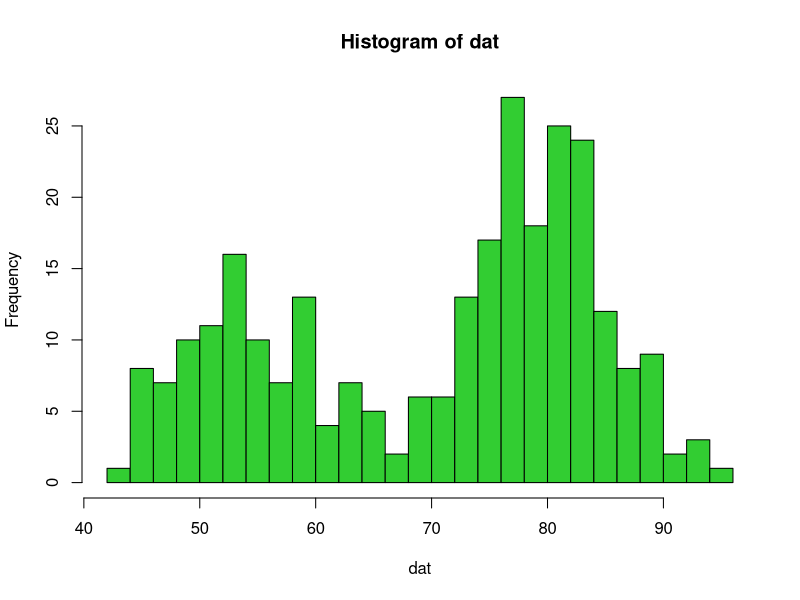
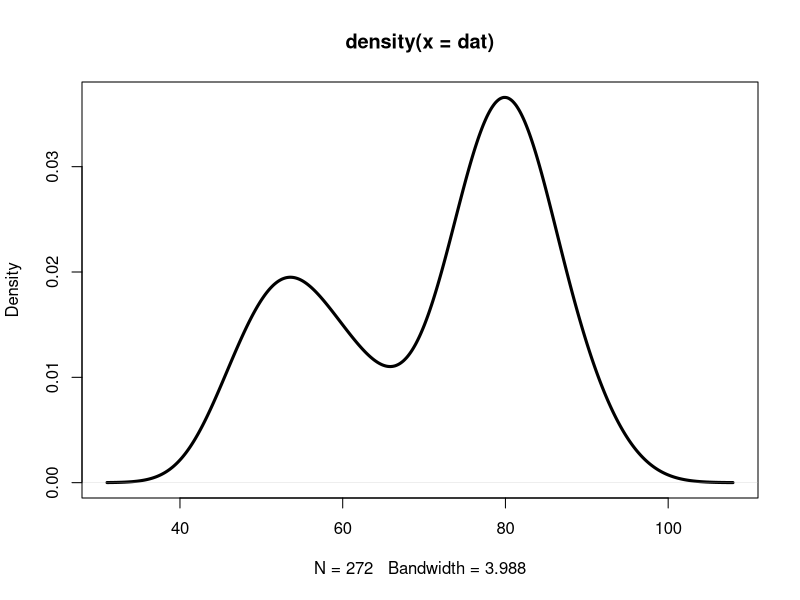
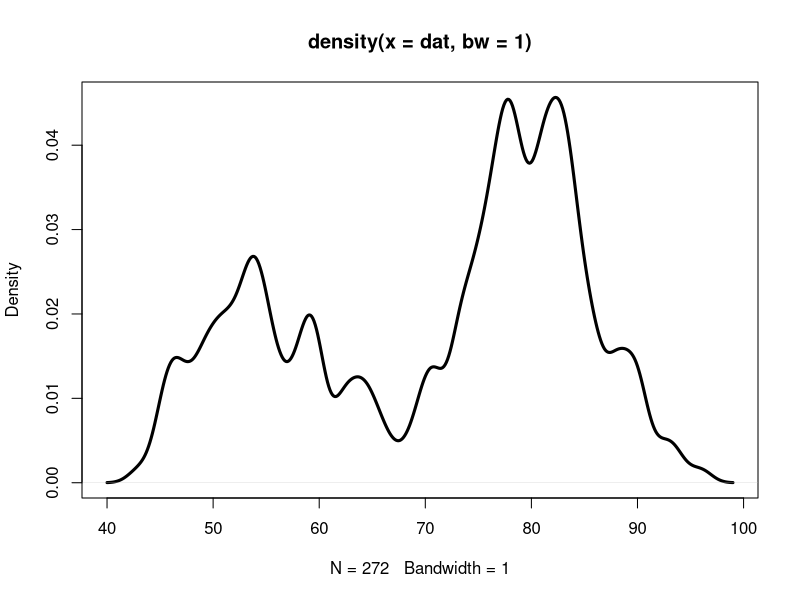
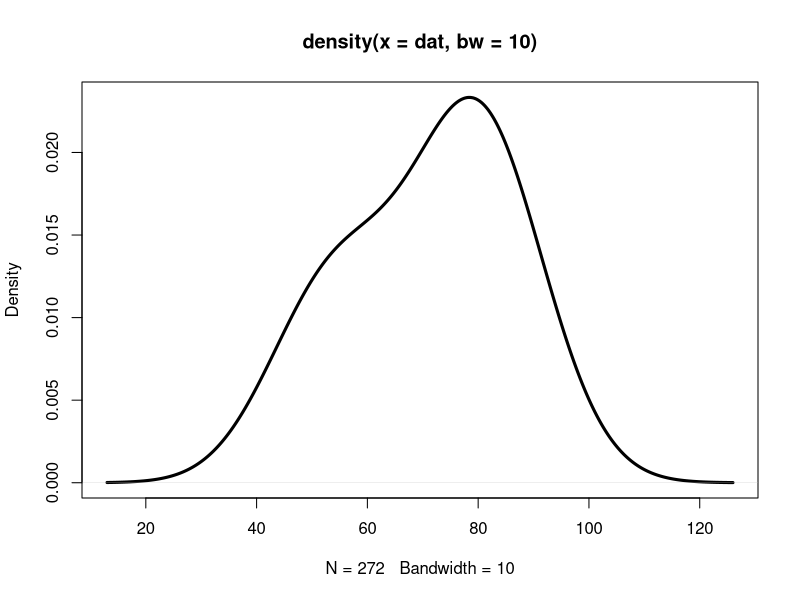
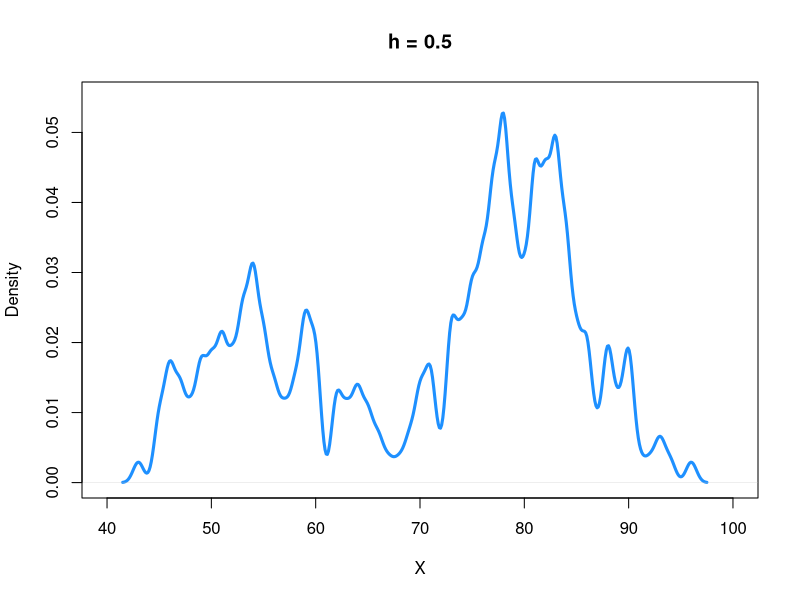
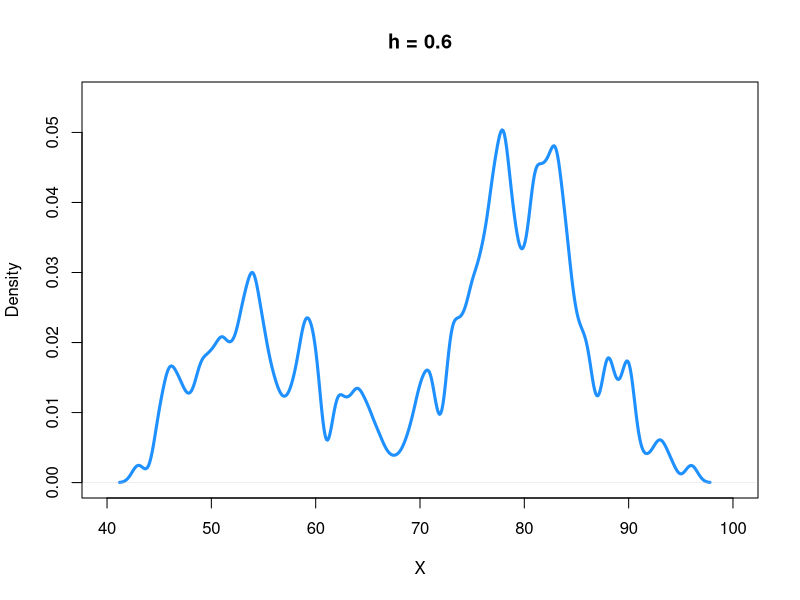
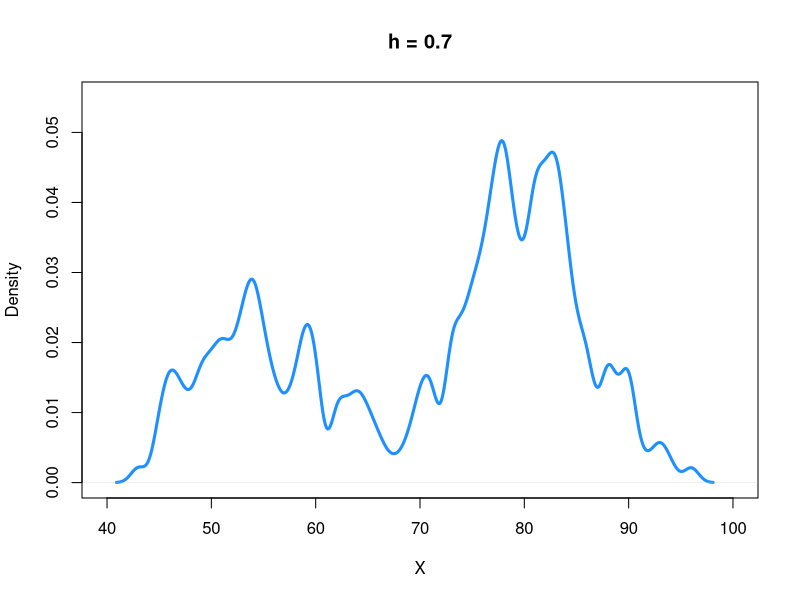
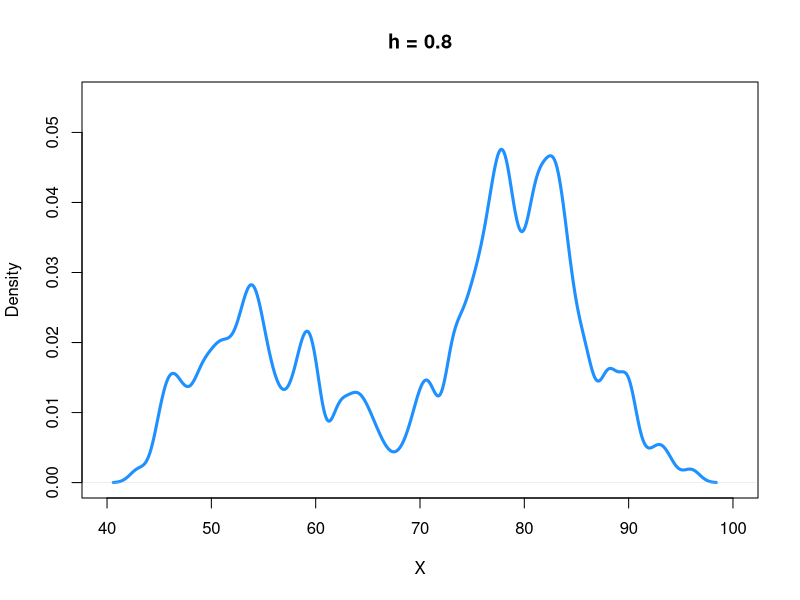

Source code (R) for these figures, in order: (Note: a time limit stopped this script after it produced the figures.)
## -------------------------------------------------------------
## Stat/Q Sci 403 Lab 8 | Spring 2018 | University of Washington
## -------------------------------------------------------------
###                           ###
### Part 1: KDE--introduction ###
###                           ###
dat = faithful$waiting
hist(dat, breaks=20, col="limegreen")

dat_kde = density(dat)
plot(dat_kde, lwd=3)

dat_kde
dat_kde$x
dat_kde$y
  # x: location of grid point where density being evaulated
  # y: the density value corresponds to the point 'x'


## adjust smoothing bandwidth
dat_kde = density(dat, bw=1)
plot(dat_kde, lwd=3)


dat_kde = density(dat, bw=10)
plot(dat_kde, lwd=3)


### How smoothing bandwidth affects the density estimate.
h_seq = c(seq(from=0.5, to=2, by=0.1), seq(from=2.5,to=7.0,by=0.5),
          seq(from=7.2, to=9, by=0.2))
h_seq
for(h0 in h_seq){
  plot(density(dat, bw=h0), lwd=3, ylim=c(0, 0.055), col="dodgerblue",
       main=paste("h =",h0), xlim=c(40,100), xlab="X")
  Sys.sleep(1)
}


## change the grid points
dat_kde = density(dat, from = 0, to=200, n=5000)
  # n: number of grid points
plot(dat_kde, lwd=3)


## different kernel
dat_kde = density(dat, kernel = "rectangular")
plot(dat_kde, lwd=3)

dat_kde = density(dat, kernel='epanechnikov')
plot(dat_kde, lwd=3)


## effect of kernel
dat_kde1 = density(dat)
dat_kde2 = density(dat, kernel = "rectangular")
dat_kde3 = density(dat, kernel='epanechnikov')

plot(dat_kde1, lwd=2, col="red")
lines(dat_kde2, lwd=2, col="black")
lines(dat_kde3, lwd=2, col="blue")
legend("topleft",c("Gaussian","Rectangular","Epanechnikov"),
       lwd=6, col=c("red","black","blue"))


## bootstrap estimate
h0 = 4
dat_kde = density(dat, from = 20, to=120, n=5000, bw=h0)
n = length(dat)

w = sample(n,n,replace=T)
dat_BT = dat[w]
dat_kde_BT = density(dat_BT, from = 20, to=120, n=5000, bw=h0)
  # need to specify the same grid points and bandwidth

plot(dat_kde, lwd=3, ylim=c(0, 0.04))
lines(dat_kde_BT, lwd=3, col="red")


for(i in 1:100){
  w = sample(n,n,replace=T)
  dat_BT = dat[w]
  dat_kde_BT = density(dat_BT, from = 20, to=120, n=5000, bw=h0)
  
  plot(dat_kde, lwd=3, ylim=c(0, 0.04))
  lines(dat_kde_BT, lwd=3, col="red")
  
  Sys.sleep(1)
}

#### Exercise 1:
#### We use the 'iris' dataset and focus on the variable 'Petal.Width'.
#### (1) Use the smoothing bandwidth h=0.2, show the KDE along with a
####     density histogram.

#### (2) Use h=0.2, change the smoothing kernel to 'triangular' and 
####     'rectangular'. Show the estimated density curves and compare to
####     the histogram

#### (3) In a single plot, show the density curves estimated by KDE with
####     h = 0.1, 0.2, 0.5. 



###                        ###
### Part 2: KDE: Bootstrap ###
###                        ###
## bootstrap variance estimate
h0 = 4
dat_kde = density(dat, from = 20, to=120, n=1000, bw=h0)
n = length(dat)


B = 10000
gr_y = matrix(NA, nrow=B, ncol=length(dat_kde$x))
for(i in 1:B){
  w = sample(n,n,replace=T)
  dat_BT = dat[w]
  dat_kde_BT = density(dat_BT, from = 20, to=120, n=1000, bw=h0)
  
  gr_y[i,] = dat_kde_BT$y
}

head(gr_y)
gr_y_var = diag(var(gr_y))
gr_y_sd = sqrt(gr_y_var)


plot(x=dat_kde$x,y=gr_y_sd, type="l", lwd=3)
  # standard error at each location

plot(dat_kde, lwd=3, col="dodgerblue")
lines(x=dat_kde$x,y=gr_y_sd, lwd=3, col="brown")
legend("topleft",c("KDE","sd of KDE"), lwd=6, col=c("dodgerblue","brown"))


## CI of the KDE -- dashed line
plot(dat_kde, lwd=3, col="blue", ylim=c(0,0.04),
     main="90% CI of the KDE using bootstrap SD")
lines(x=dat_kde$x,y=dat_kde$y+qnorm(0.95)*gr_y_sd, lwd=3, col="dodgerblue",
      lty=2)
lines(x=dat_kde$x,y=dat_kde$y-qnorm(0.95)*gr_y_sd, lwd=3, col="dodgerblue",
      lty=2)

## CI of the KDE -- "band"
plot(dat_kde, lwd=3, col="blue", ylim=c(0,0.04),
     main="90% CI of the KDE using bootstrap SD")
polygon(x=c(dat_kde$x, rev(dat_kde$x)),
        y=c(dat_kde$y+qnorm(0.95)*gr_y_sd, rev(dat_kde$y-qnorm(0.95)*gr_y_sd)),
        col='skyblue', border = 'skyblue')
lines(dat_kde,  lwd=3, col="blue")



## quantile approach and the use of sapply
q95_loop = rep(NA,1000)
q05_loop = rep(NA,1000)
for(i in 1:1000){
  q95_loop[i] = quantile(gr_y[,i], 0.95)
  q05_loop[i] = quantile(gr_y[,i], 0.05)
}

## sapply: a faster way to do a loop
help(sapply)

sapply(1:10, exp)

sapply(1:10, function(x){dnorm(1,mean=0,sd=x)})
  
q95 = sapply(1:1000, function(x){quantile(gr_y[,x], 0.95)})
  # apply to each grid point
q05 = sapply(1:1000, function(x){quantile(gr_y[,x], 0.05)})


# CI of the KDE -- dashed line
plot(dat_kde, lwd=3, col="purple", ylim=c(0,0.04),
     main="90% CI of the KDE using bootstrap SD")
lines(x=dat_kde$x,y=q95, lwd=3, col="violet",
      lty=2)
lines(x=dat_kde$x,y=q05, lwd=3, col="violet",
      lty=2)


# CI of the KDE -- "band"
plot(dat_kde, lwd=3, col="purple", ylim=c(0,0.04),
     main="90% CI of the KDE using bootstrap SD")
polygon(x=c(dat_kde$x, rev(dat_kde$x)),
        y=c(q95, rev(q05)),
        col='violet', border = 'violet')
lines(dat_kde,  lwd=3, col="purple")


#### Exercise 2:
#### Again, we will use the 'iris' dataset and variable 'Petal.Width'.
#### (1) Use the KDE with h=0.2 and find a 90% CI of the density curve.
####     Plot the estimated density curve along with the CI.

#### (2) Use the KDE with h=0.1 and find a 90% CI of the density curve.
####     Plot the estimated density curve along with the CI.


#### (3) Use the KDE with h=0.5 and find a 90% CI of the density curve.
####     Plot the estimated density curve along with the CI.


#### (4) Compared the previous three plots, which smoothing bandwidth leads to
####     a shortest CI on average? 



###                          ###
### Part 3: KDE--Uncertainty ###
###                          ###
### analyze the bias and variance
n = 1000
h0 = 0.2

rmultinom(1, 100, prob=c(0.3,0.3,0.4))
U = rmultinom(1, n, prob=c(0.3,0.3,0.4))
U

mu1 = 0
mu2 = 4
mu3 = 8
sd1 = sd2 = 1
sd3 = 1
dat1 = c(rnorm(U[1], mean=mu1,sd=sd1), rnorm(U[2], mean=mu2,sd=sd2),
         rnorm(U[3],mean=mu3,sd=sd3))

dat1
hist(dat1, breaks=30, probability = T, col="palegreen")


### KDE
dat1_kde = density(dat1, from=-5, to=15, n=1000,bw=h0)

true_density = 0.3*dnorm(dat1_kde$x,mean=mu1,sd=sd1)+
  0.3*dnorm(dat1_kde$x,mean=mu2,sd=sd2)+
  0.4*dnorm(dat1_kde$x,mean=mu3,sd=sd3)

plot(x=dat1_kde$x, y=true_density, ylim=c(0,0.35), type="l",
     lwd=3, col="blue")
lines(dat1_kde, lwd=3, col="red")
legend("topleft",c("KDE","True"),lwd=6, col=c("blue","red"))

### a realization of difference
diff = dat1_kde$y- true_density

plot(x=dat1_kde$x,diff, type="l", lwd=3, col="purple",
     ylim=c(-0.05,0.05))
abline(h=0, lwd=3, col="gray")



### Monte Carlo Estimation of the errors
N = 10000
dat1_kdey_MC = matrix(NA, nrow=N, ncol=1000)
for(i in 1:N){
  U = rmultinom(1, n, prob=c(0.30,0.30,0.4))
  dat1_MC = c(rnorm(U[1], mean=mu1,sd=sd1), rnorm(U[2], mean=mu2,sd=sd2),
              rnorm(U[3], mean=mu3,sd=sd3))
  dat1_kde_MC = density(dat1_MC, from=-5, to=15, n=1000,bw =h0)
  dat1_kdey_MC[i,] = dat1_kde_MC$y
}

dat1_kdey_var = sapply(1:1000, function(x){var(dat1_kdey_MC[,x])})
dat1_kdey_mse = colSums((t(t(dat1_kdey_MC)- true_density))^2)/N


plot(x=dat1_kde$x, y=true_density, ylim=c(0,0.35), type="l",
     lwd=3, col="blue")
lines(x=dat1_kde$x, y=sqrt(dat1_kdey_var), col="red")
lines(x=dat1_kde$x, y=sqrt(dat1_kdey_mse), col="black")


sum(dat1_kdey_var)
  # ~ integrated variance (without scaling)
sum(dat1_kdey_mse)
  # ~ MISE (without scaling)

## scaling:
sum(dat1_kdey_var)*(dat1_kde$x[2]-dat1_kde$x[1])
sum(dat1_kdey_mse)*(dat1_kde$x[2]-dat1_kde$x[1])


### What happen if we choose different h?
### Now we perform a "simulation study" to understand it.
### This is a very common approach in practice to analyze the performance
### of a certain estimator.
h0_seq = seq(from=0.1,to=0.5, by=0.05)
  # consider several possible smoothing bandwidth
N = 10000
  # size of monte carlo simulation

var_seq = rep(NA, length(h0_seq))
mise_seq = rep(NA, length(h0_seq))
for(i_MC in 1:length(h0_seq)){
  h0 = h0_seq[i_MC]
    # choose the smoothing parameter
  dat1_kdey_MC = matrix(NA, nrow=N, ncol=1000)
  for(i in 1:N){
    U = rmultinom(1, n, prob=c(0.3,0.3,0.4))
    dat1_MC = c(rnorm(U[1], mean=mu1,sd=sd1), rnorm(U[2], mean=mu2,sd=sd2),
                rnorm(U[3], mean=mu3,sd=sd3))
    dat1_kde_MC = density(dat1_MC, from=-5, to=15, n=1000,bw =h0)
    dat1_kdey_MC[i,] = dat1_kde_MC$y
  }
  dat1_kdey_var = sapply(1:1000, function(x){var(dat1_kdey_MC[,x])})
  dat1_kdey_mse = colSums((t(t(dat1_kdey_MC)- true_density))^2)/N
  
  var_seq[i_MC] = sum(dat1_kdey_var)
  mise_seq[i_MC] = sum(dat1_kdey_mse)
  print(i_MC)
  # print out each iteration
}

plot(x= h0_seq, y= mise_seq, type="l", ylim=c(0,0.2),lwd=3,
     ylab="errors", xlab="smoothing bandwidth", col="brown")
lines(x= h0_seq, y= var_seq, lwd=3, col="limegreen")
legend("bottomleft", c("MISE","Integrated VAR"), lwd=6,
       col=c("brown","limegreen"))


#### Exercise 3:
#### Perform a simulation study to analyze the MISE and integrated variance
#### of the KDE using a data generated from a Gaussian mixture model:
#### 0.35*N(0,1) + 0.65*N(4,1).
#### Namely, with a probability of 0.35, one data point is generated from
#### N(0,1) and with a probability of 0.65 this data point is genereated from
#### N(4,1). 
#### Assume the sample size n=1000. 
#### (1) First simulate a random sample from the above Gaussian mixture model.


#### (2) Apply the KDE with smoothing bandwith 0.3. Plot the KDE and the
####     true density curve from the Gaussian mixture model.

#### (3) Use Monte Carlo simulation N=10000 times to compute the MISE.

#### (4) Change the smoothing bandwidth a bit to analyze how the MISE
####     changes with respect to the smoothing bandwidth.
####     For simplicity, we consider the smoothing bandwidth withi [0.1,0.5].
####     Show the error versus smoothing bandwidth plot.
####     About what value will the smoothing bandwidth minimized the errors?

###                ###
### Part 4: 2D KDE ###
###                ###
library(KernSmooth)
data1 = cbind(iris$Sepal.Length, iris$Petal.Length)

plot(data1)

iris_kde <- bkde2D(data1, bandwidth = 0.25,
                   gridsize = c(51,51),
                   range.x=list(c(4,8),c(1,7)))
  # bandwidth: smoothing bandwidth
  # gridsize: grid size on both x,y-axis
  # range.x: a list consists of the range of x and y

contour(x=iris_kde$x1,y=iris_kde$x2,
        z=iris_kde$fhat, lwd=3, 
        main="Density Contour (Iris Data)",
        xlab="Sepal.Length", ylab="Petal.Length")

contour(x=iris_kde$x1,y=iris_kde$x2,
        z=iris_kde$fhat, lwd=3, 
        main="Density Contour (Iris Data)",
        xlab="Sepal.Length", ylab="Petal.Length",
        nlevels=20, col=c("blue"))
points(data1, col="red",pch=20)


### perspective plot
persp(x=iris_kde$x1,y=iris_kde$x2,
      z=iris_kde$fhat, col="palegreen",
      xlab="Sepal.Length", ylab="Petal.Length",
      zlab="Density", theta=150, phi=30)
  # theta: rotational angle
  # phi: vertical angle

for(w in (1:36)*10){
  persp(x=iris_kde$x1,y=iris_kde$x2,
        z=iris_kde$fhat, col="palegreen",
        xlab="Sepal.Length", ylab="Petal.Length",
        zlab="Density", theta=w, phi=40)
  Sys.sleep(0.1)
}

## a non-stopping animation
x0 = 1 
w = 10
while(x0<2){
  persp(x=iris_kde$x1,y=iris_kde$x2,
        z=iris_kde$fhat, col="palegreen",
        xlab="Sepal.Length", ylab="Petal.Length",
        zlab="Density", theta=w, phi=40)
  w= w+5
  Sys.sleep(0.1)
}

for(w in c((0:9)*10, (9:0)*10)){
  persp(x=iris_kde$x1,y=iris_kde$x2,
        z=iris_kde$fhat, col="skyblue",
        xlab="Sepal.Length", ylab="Petal.Length",
        zlab="Density", theta=10, phi=w)
  Sys.sleep(1)
}


### using the image function
image(x=iris_kde$x1,y=iris_kde$x2,
      z=iris_kde$fhat, xlab="Sepal.Length", 
      ylab="Petal.Length", main="Density (Heat Map)")
points(data1, pch=20)

## change the color using Palette
colP = colorRampPalette(c("white","dodgerblue","purple"))
image(x=iris_kde$x1,y=iris_kde$x2,
      z=iris_kde$fhat, xlab="Sepal.Length", 
      ylab="Petal.Length", main="Density (Heat Map)",
      col=colP(50))
points(data1, pch=20, cex=0.5)


### colored contour
col_tmp <- colorRampPalette(c("white","limegreen","orchid"))(10)
level_tmp <- (0:10)/10*max(c(iris_kde$fhat))
  # defining the levels and the corresponding colors 
plot(NULL, xlim=c(4,8), ylim=c(1,7),
     main="Density Contour (Iris Data)",
     xlab="Sepal.Length", ylab="Petal.Length")
  # this makes an empty plot
.filled.contour(x=iris_kde$x1,y=iris_kde$x2,
                z=iris_kde$fhat,
                levels=level_tmp, 
                col=col_tmp)
  # this filled in the colored contours
points(data1, col="black",pch=20)
  # finally we add data points

#### Exercise 4:
#### In this problem, we will analyze the 'faithful' dataset using the 
#### current eruption time versus the next eruption time:
data_new = cbind(faithful[1:271,1],faithful[2:272,1])
plot(data_new)
#### (1) Use a 2D KDE with smoothing bandwidth h=0.2. Show the contour plot
####     and attach the data points to it.

#### (2) Use a perspective plot to show how the density looks like. Change
####     'theta' and 'phi' to see the full picture of the 2D density.

#### (3) Consider the following sequence of smoothing bandwidth:
h_seq = seq(from=0.1,to=1, by=0.02)
####     Make an animation showing the 2D KDE under different values of h.
####     You can use either a contour plot or a perspective plot (or others).
